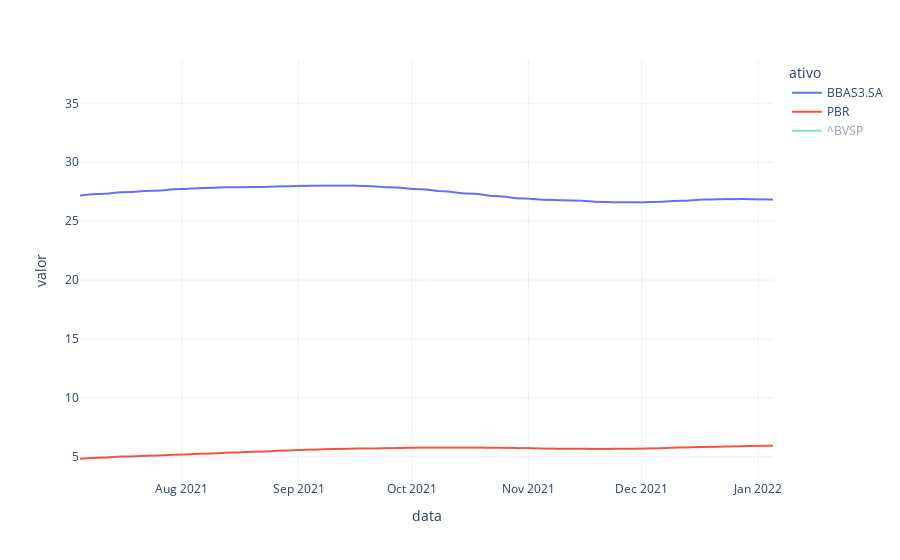

Source (notebook cell):
### Code cell
fig = px.line(df_adj_rolmean, x='data', y='valor', color='ativo', template='plotly_white')
fig.show()

### Figure 1 — Plotly figure (JSON) as saved in the notebook; plotly's stock layout.template omitted (floating-point values rounded to 4 significant figures; data arrays with more than 128 entries replaced by an {"elided": "..."} marker saying what was removed)
{"data": [{"hovertemplate": "ativo=BBAS3.SA<br>data=%{x}<br>valor=%{y}<extra></extra>", "legendgroup": "BBAS3.SA", "line": {"color": "#636efa", "dash": "solid"}, "marker": {"symbol": "circle"}, "mode": "lines", "name": "BBAS3.SA", "showlegend": true, "type": "scattergl", "x": {"elided": "453 str values"}, "xaxis": "x", "y": {"elided": "453 float values"}, "yaxis": "y"}, {"hovertemplate": "ativo=PBR<br>data=%{x}<br>valor=%{y}<extra></extra>", "legendgroup": "PBR", "line": {"color": "#EF553B", "dash": "solid"}, "marker": {"symbol": "circle"}, "mode": "lines", "name": "PBR", "showlegend": true, "type": "scattergl", "x": {"elided": "453 str values"}, "xaxis": "x", "y": {"elided": "453 float values"}, "yaxis": "y"}, {"hovertemplate": "ativo=^BVSP<br>data=%{x}<br>valor=%{y}<extra></extra>", "legendgroup": "^BVSP", "line": {"color": "#00cc96", "dash": "solid"}, "marker": {"symbol": "circle"}, "mode": "lines", "name": "^BVSP", "showlegend": true, "type": "scattergl", "visible": "legendonly", "x": {"elided": "453 str values"}, "xaxis": "x", "y": {"elided": "453 float values"}, "yaxis": "y"}], "layout": {"autosize": true, "legend": {"title": {"text": "ativo"}, "tracegroupgap": 0}, "margin": {"t": 60}, "xaxis": {"anchor": "y", "autorange": false, "domain": [0, 1], "range": ["2021-07-05", "2022-01-04 21:41:25.3556"], "showspikes": false, "title": {"text": "data"}, "type": "date"}, "yaxis": {"anchor": "x", "autorange": false, "domain": [0, 1], "range": [3.031, 38.68], "showspikes": false, "title": {"text": "valor"}, "type": "linear"}}}
